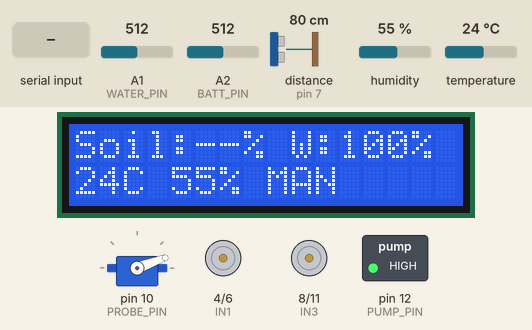
This sketch was run on a simulated Arduino Uno, built with avr-gcc and run on an emulated ATmega328P. Shown: servo, 16×2 character LCD, motor-driver pin pairs drawn as motors (green arrow = first pin HIGH = forward, orange = second pin HIGH = backward, longer = more drive, scaled by the enable pin), switched loads named in the sketch (green lamp = pin HIGH). Inputs (shaded band) come from the test bench; at power-on: humidity 55 %, A1 (WATER_PIN) = 512, A2 (BATT_PIN) = 512, distance to the obstacle (sensor on pin 7) 80 cm, temperature 24 °C. The echo pulse lasts 58.3 µs per cm; random numbers use the default seed unless the sketch sets one; pins used as bus, display or sensor lines are not drawn; what the sketch prints to the serial monitor is not drawn.

Above: at 2.2 s.
2.3 s: "F\n" received over Serial
At 3.3 s:
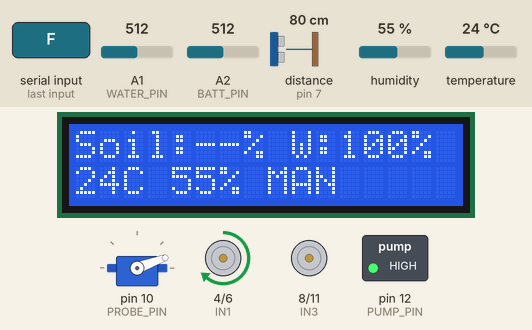
5.3 s: "PUMP:90\n" received over Serial
At 6.2 s:
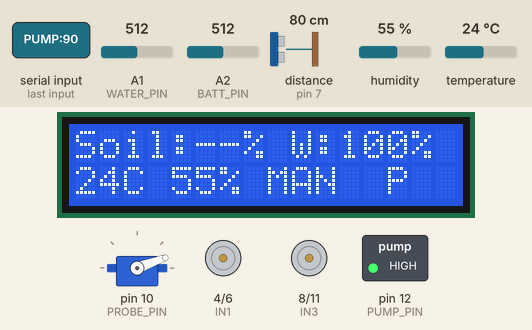
7.9 s: "B\n" received over Serial
At 8.8 s:
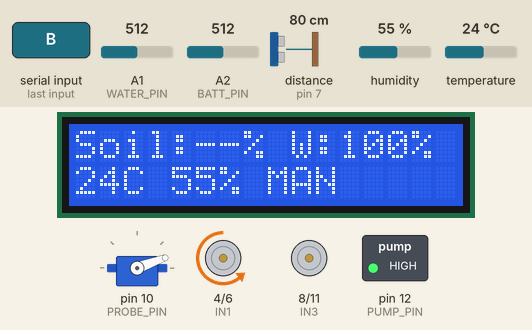
10.9 s: humidity set to 22 %
At 12.4 s:
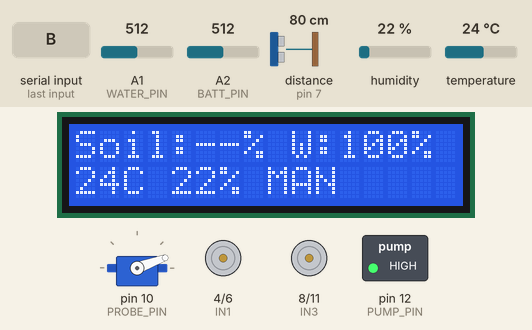
13.2 s: "L\n" received over Serial
At 13.8 s:
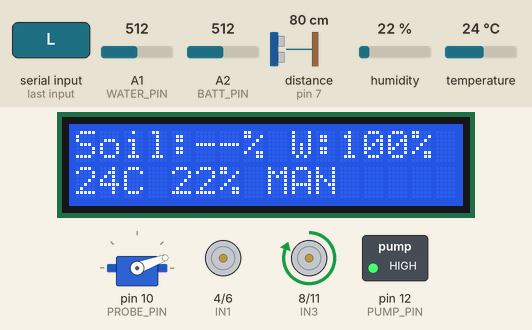
16.2 s: A1 (WATER_PIN) set to 30
At 17.5 s:
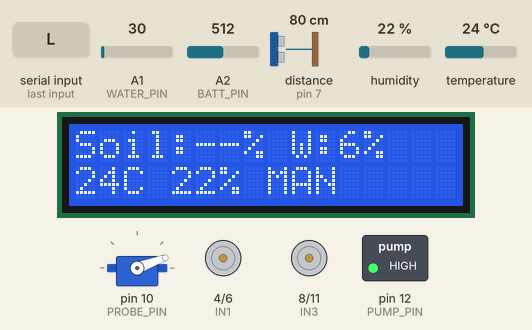
Timing chart, 0 to 19.2 s (numbered marks = the images above; inputs shaded):
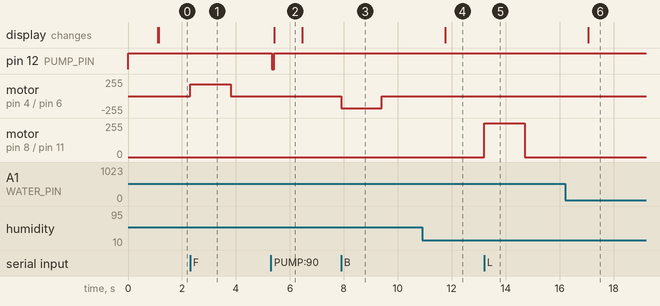

The sketch:

agro_arduino.ino
```cpp
/*
  AGRO - Arduino Uno firmware

  Hello! This is for the firmware of Arduino UNO for AGRO. Ensure that, alongside the code, you install the following libraries below:
  Libraries (Library Manager): Servo (built-in), LiquidCrystal I2C, DHT sensor library (Adafruit) + Adafruit Unified Sensor

  Serial protocol (9600 baud, newline-terminated), Pi -> Arduino:
    F  B  L  R  S        drive forward / back / steer left / steer right / stop
    C                    steering off (spring returns wheels to center)
    SPD:<0-255>          drive speed
    AUTO:1  AUTO:0       autonomous obstacle avoidance on/off
    SOIL                 take a soil reading now (probe down, read, probe up)
    PROBE:D  PROBE:U     probe down / up
    PUMP:<ms>            run pump for <ms> (capped by MAX_PUMP_MS)
    WATERMODE:1/0        auto watering from soil reading on/off
  Arduino -> Pi, every 2 s:
    DATA,<soil%>,<tempC>,<hum%>,<waterLevel%>,<distCm>,<battV>,<pump>,<auto>

    Good Luck and Have fun!
*/

#include <Servo.h>
#include <Wire.h>
#include <LiquidCrystal_I2C.h>
#include <DHT.h>

// Pin Allocation
#define TRIG_PIN   2
#define ECHO_PIN   7
#define ENA        3    // drive motor speed (PWM)
#define IN1        4
#define IN2        6
#define ENB        5    // steering motor speed (PWM)
#define IN3        8
#define IN4        11
#define PROBE_PIN  10
#define PUMP_PIN   12   // relay, active LOW
#define DHT_PIN    13
#define SOIL_PIN   A0
#define WATER_PIN  A1
#define BATT_PIN   A2

// Calibration
const int SOIL_DRY_RAW = 620;   // reading with probe in air
const int SOIL_WET_RAW = 260;   // reading with probe in water
const int WATER_EMPTY_RAW = 0;
const int WATER_FULL_RAW  = 500;
const float BATT_DIVIDER = 3.0; // (R1+R2)/R2 of your divider, 3.0 = 20k over 10k

const int STEER_PWM = 255;   // steering motor power, lower it if it strains the linkage
const int PROBE_UP = 20, PROBE_DOWN = 110;

const int   OBSTACLE_CM      = 25;
const int   SOIL_WATER_BELOW = 35;       // % moisture that triggers watering
const int   SOIL_STOP_ABOVE  = 55;       // % moisture to stop (hysteresis)
const unsigned long MAX_PUMP_MS     = 8000;
const unsigned long WATER_COOLDOWN  = 600000UL;  // 10 min between auto waterings
const unsigned long SOIL_INTERVAL   = 300000UL;  // auto soil check every 5 min
const unsigned long FAILSAFE_MS     = 1500;      // manual drive stops if Pi goes quiet

// Objective
Servo probe;
LiquidCrystal_I2C lcd(0x27, 16, 2);  // 0x3F if blank
DHT dht(DHT_PIN, DHT22);

// State
int driveSpeed = 180;
bool autoMode = false;
bool autoWater = true;
bool moving = false;
bool pumpOn = false;
unsigned long pumpOffAt = 0;
unsigned long lastCmd = 0, lastReport = 0, lastLcd = 0;
unsigned long lastSoilCheck = 0, lastWatered = 0;
int soilPct = -1;
float tempC = NAN, hum = NAN;

// Helpers
void driveForward() { digitalWrite(IN1, HIGH); digitalWrite(IN2, LOW);  analogWrite(ENA, driveSpeed); moving = true; }
void driveBack()    { digitalWrite(IN1, LOW);  digitalWrite(IN2, HIGH); analogWrite(ENA, driveSpeed); moving = true; }
// Steering motor: hold = turn, release = spring returns wheels to center.
// If left/right are swapped on your car, swap the IN3/IN4 levels below.
void steerLeft()   { digitalWrite(IN3, HIGH); digitalWrite(IN4, LOW);  analogWrite(ENB, STEER_PWM); }
void steerRight()  { digitalWrite(IN3, LOW);  digitalWrite(IN4, HIGH); analogWrite(ENB, STEER_PWM); }
void steerOff()    { digitalWrite(IN3, LOW);  digitalWrite(IN4, LOW);  analogWrite(ENB, 0); }
void driveStop()    { digitalWrite(IN1, LOW);  digitalWrite(IN2, LOW);  analogWrite(ENA, 0);          moving = false; }

int readDistanceCm() {
  digitalWrite(TRIG_PIN, LOW);  delayMicroseconds(2);
  digitalWrite(TRIG_PIN, HIGH); delayMicroseconds(10);
  digitalWrite(TRIG_PIN, LOW);
  unsigned long d = pulseIn(ECHO_PIN, HIGH, 25000UL);
  if (d == 0) return 400;  // no echo = nothing close
  return (int)(d * 0.0343 / 2);
}

int avgAnalog(uint8_t pin, uint8_t n = 10) {
  long s = 0;
  for (uint8_t i = 0; i < n; i++) { s += analogRead(pin); delay(5); }
  return s / n;
}

int rawToPct(int raw, int lo, int hi) {   // lo -> 0%, hi -> 100%
  return constrain(map(raw, lo, hi, 0, 100), 0, 100);
}

void pumpStart(unsigned long ms) {
  ms = min(ms, MAX_PUMP_MS);
  digitalWrite(PUMP_PIN, LOW);            // relay ON
  pumpOn = true;
  pumpOffAt = millis() + ms;
}
void pumpStop() { digitalWrite(PUMP_PIN, HIGH); pumpOn = false; }

int waterLevelPct() { return rawToPct(avgAnalog(WATER_PIN, 5), WATER_EMPTY_RAW, WATER_FULL_RAW); }

// Lower probe, let it settle, average reading, raise probe. Blocks ~2.5 s, only call when stopped.
void takeSoilReading() {
  driveStop();
  probe.write(PROBE_DOWN);
  delay(1500);
  int raw = avgAnalog(SOIL_PIN, 15);
  probe.write(PROBE_UP);
  soilPct = rawToPct(raw, SOIL_DRY_RAW, SOIL_WET_RAW);
  lastSoilCheck = millis();

  // sensor-triggered watering (skips if reservoir is nearly empty)
  if (autoWater && soilPct < SOIL_WATER_BELOW && !pumpOn &&
      millis() - lastWatered > WATER_COOLDOWN && waterLevelPct() > 10) {
    pumpStart(MAX_PUMP_MS / 2);
    lastWatered = millis();
  }
}

void avoidObstacle() {
  driveStop();
  delay(150);
  steerOff();
  driveBack(); delay(700); driveStop();
  if (random(2)) steerLeft(); else steerRight();   // Ackermann: steer, then move to swing around
  delay(300);
  driveForward(); delay(900); driveStop();
  steerOff();
}

// Serial
void handleCommand(String c) {
  c.trim();
  if (c.length() == 0) return;
  lastCmd = millis();

  if      (c == "F") { if (!autoMode) driveForward(); }
  else if (c == "B") { if (!autoMode) driveBack(); }
  else if (c == "S") { driveStop(); }
  else if (c == "L") { steerLeft(); }
  else if (c == "R") { steerRight(); }
  else if (c == "C") { steerOff(); }
  else if (c.startsWith("SPD:"))  { driveSpeed = constrain(c.substring(4).toInt(), 0, 255); }
  else if (c.startsWith("AUTO:")) { autoMode = c.substring(5).toInt() == 1; if (!autoMode) driveStop(); }
  else if (c.startsWith("WATERMODE:")) { autoWater = c.substring(10).toInt() == 1; }
  else if (c == "SOIL")    { takeSoilReading(); }
  else if (c == "PROBE:D") { probe.write(PROBE_DOWN); }
  else if (c == "PROBE:U") { probe.write(PROBE_UP); }
  else if (c.startsWith("PUMP:")) { if (waterLevelPct() > 10) pumpStart(c.substring(5).toInt()); }
}

void report(int dist) {
  float battV = analogRead(BATT_PIN) * (5.0 / 1023.0) * BATT_DIVIDER;
  Serial.print("DATA,");
  Serial.print(soilPct);   Serial.print(',');
  Serial.print(tempC, 1);  Serial.print(',');
  Serial.print(hum, 0);    Serial.print(',');
  Serial.print(waterLevelPct()); Serial.print(',');
  Serial.print(dist);      Serial.print(',');
  Serial.print(battV, 2);  Serial.print(',');
  Serial.print(pumpOn);    Serial.print(',');
  Serial.println(autoMode);
}

void updateLcd() {
  lcd.setCursor(0, 0);
  lcd.print("Soil:");
  if (soilPct < 0) lcd.print("--"); else lcd.print(soilPct);
  lcd.print("% W:");
  lcd.print(waterLevelPct());
  lcd.print("%   ");
  lcd.setCursor(0, 1);
  lcd.print(isnan(tempC) ? 0 : (int)tempC);
  lcd.print("C ");
  lcd.print(isnan(hum) ? 0 : (int)hum);
  lcd.print("% ");
  lcd.print(autoMode ? "AUTO" : "MAN ");
  lcd.print(pumpOn ? " P" : "  ");
}

// Setup
void setup() {
  digitalWrite(PUMP_PIN, HIGH);          // relay OFF before pinMode to avoid a glitch
  pinMode(PUMP_PIN, OUTPUT);
  pinMode(IN1, OUTPUT); pinMode(IN2, OUTPUT); pinMode(ENA, OUTPUT);
  pinMode(IN3, OUTPUT); pinMode(IN4, OUTPUT); pinMode(ENB, OUTPUT);
  pinMode(TRIG_PIN, OUTPUT); pinMode(ECHO_PIN, INPUT);
  driveStop();
  steerOff();

  probe.attach(PROBE_PIN);  probe.write(PROBE_UP);

  Serial.begin(9600);
  Serial.setTimeout(20);
  dht.begin();
  lcd.init(); lcd.backlight();
  lcd.print("AGRO starting...");
  randomSeed(analogRead(A3));
  delay(1000);
  lcd.clear();
}

void loop() {
  // commands from the Pi
  if (Serial.available()) handleCommand(Serial.readStringUntil('\n'));

  // pump timeout
  if (pumpOn && millis() >= pumpOffAt) pumpStop();

  // obstacle check (only while moving, to keep the loop fast)
  int dist = 400;
  if (moving || autoMode) {
    dist = readDistanceCm();
    if (autoMode) {
      if (dist < OBSTACLE_CM) avoidObstacle();
      else if (!moving) driveForward();
    } else if (dist < OBSTACLE_CM) {
      driveStop();                       // manual mode: just stop, don't override the steering
    }
  }

  // manual drive failsafe if the Pi stops talking
  if (!autoMode && (moving || digitalRead(IN3) != digitalRead(IN4)) && millis() - lastCmd > FAILSAFE_MS) { driveStop(); steerOff(); }

  // periodic soil check (only while stopped)
  if (!moving && autoWater && millis() - lastSoilCheck > SOIL_INTERVAL) takeSoilReading();

  // slow tasks
  if (millis() - lastLcd > 1000) {
    float t = dht.readTemperature(), h = dht.readHumidity();
    if (!isnan(t)) tempC = t;
    if (!isnan(h)) hum = h;
    updateLcd();
    lastLcd = millis();
  }
  if (millis() - lastReport > 2000) {
    report(dist);
    lastReport = millis();
  }
}
```

Measured:
- after the input at 2.3 s, motor on pin 4 (IN1) / pin 6 (IN2): stopped → forward 180/255 at once, → stopped 1.5 s later
- after the input at 5.3 s, pin 12 (PUMP_PIN): HIGH → LOW at once, → HIGH 0.09 s later; the display: changes after 0.12 s (image 2)
- after the input at 7.9 s, motor on pin 4 (IN1) / pin 6 (IN2): stopped → backward 180/255 at once, → stopped 1.5 s later
- after the input at 10.9 s, the display: changes after 0.86 s (image 4)
- after the input at 13.2 s, motor on pin 8 (IN3) / pin 11 (IN4): stopped → forward 255/255 at once, → stopped 1.5 s later
- after the input at 16.2 s, the display: changes after 0.86 s (image 6)
- what the display in image 2 shows lasts 1.1 s, from 5.4 s to 6.5 s
